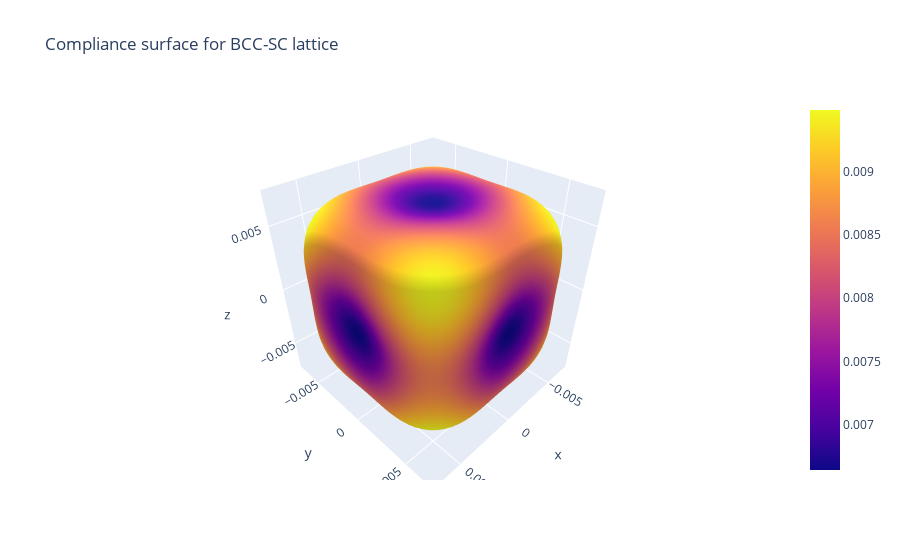

This figure's notebook cell:
### Markdown cell above
Plot the elasticity surface

### Code cell
plotting.plotly_elasticity_surf(elasticity_func.numpy_Mandel_to_cart_4(S2[0]), title='Compliance surface for BCC-SC lattice').show()

### Figure 1 — Plotly figure (JSON) as saved in the notebook; plotly's stock layout.template omitted (floating-point values rounded to 4 significant figures; data arrays with more than 128 entries replaced by an {"elided": "..."} marker saying what was removed)
{"data": [{"cmax": 0.009483, "cmin": 0.006646, "surfacecolor": {"elided": "100x100 float values"}, "type": "surface", "x": {"elided": "100x100 float values"}, "y": {"elided": "100x100 float values"}, "z": {"elided": "100x100 float values"}}], "layout": {"title": {"text": "Compliance surface for BCC-SC lattice"}}}
